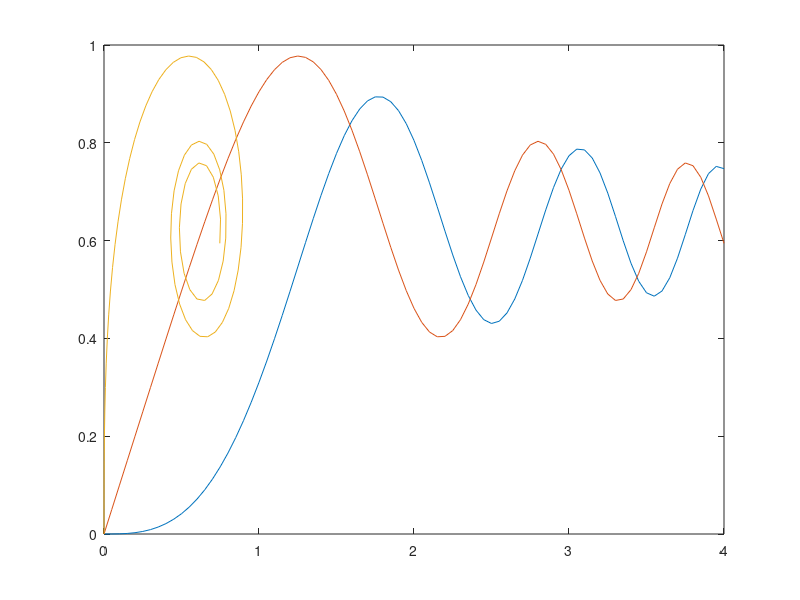
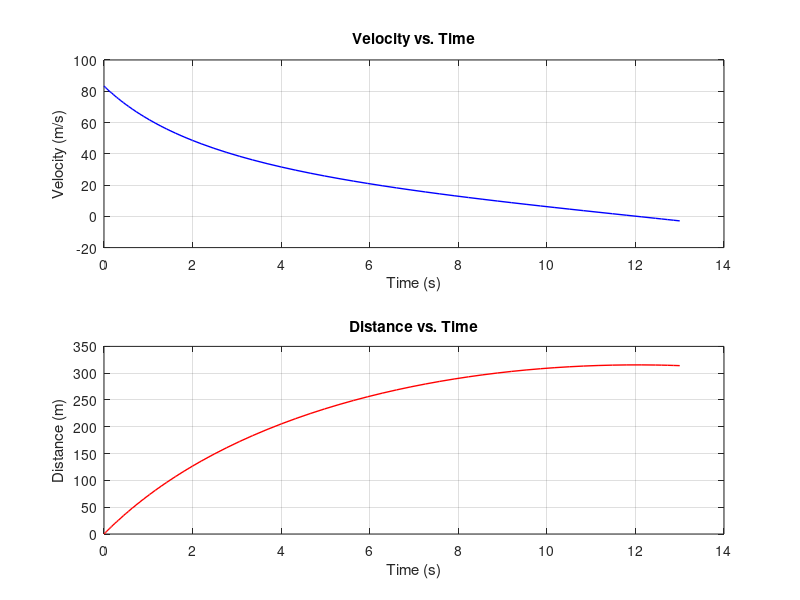

The MATLAB source for these figures, in order:
%% problem 1
t = 0:1:7;
v = [0 14 39 69 95 114 129 139]
distance = trapz(t, v)

%% problem 3
s = @(t)sin(t.^2);
c = @(t)cos(t.^2);
% S = @(x)integral(s, 0, x)
% C = @(x)integral(c, 0, x)
S = [];
C = [];
j = 1;

x=0:0.05:4;

for i=x
    S(j) = integral(s, 0, i);
    C(j) = integral(c, 0, i);
    j = j+1;
end

plot(x, S)
hold on
plot(x, C)
hold on
plot(S, C)


%% problem 4
clear; clc; close all;


% 초기 속도와 위치 설정 (km/h를 m/s로 변환)
v0 = 300 * 1000 / 3600;  % 300 km/h -> 83.33 m/s
x0 = 0;  % 초기 위치

% 시간 범위 설정
t_span = [0, 13];

% 연립 미분방정식 정의 (위치와 속도)
dynamics = @(t, X) [X(2); -0.0035 * X(2)^2 - 3];
% X(1): 위치 x(t)
% X(2): 속도 v(t)

% 초기 조건 (위치와 속도를 포함하는 벡터로 정의)
initial_conditions = [x0; v0];

% ode45를 사용하여 연립 미분방정식 풀기
[t, X] = ode45(dynamics, t_span, initial_conditions);

% 결과에서 위치와 속도 추출
x = X(:, 1);  % 위치
v = X(:, 2);  % 속도

% 플로팅
figure;

% 속도 vs 시간
subplot(2, 1, 1);
plot(t, v, 'b-', 'LineWidth', 1);
xlabel('Time (s)');
ylabel('Velocity (m/s)');
title('Velocity vs. Time');
grid on;

% 위치 vs 시간
subplot(2, 1, 2);
plot(t, x, 'r-', 'LineWidth', 1);
xlabel('Time (s)');
ylabel('Distance (m)');
title('Distance vs. Time');
grid on;
